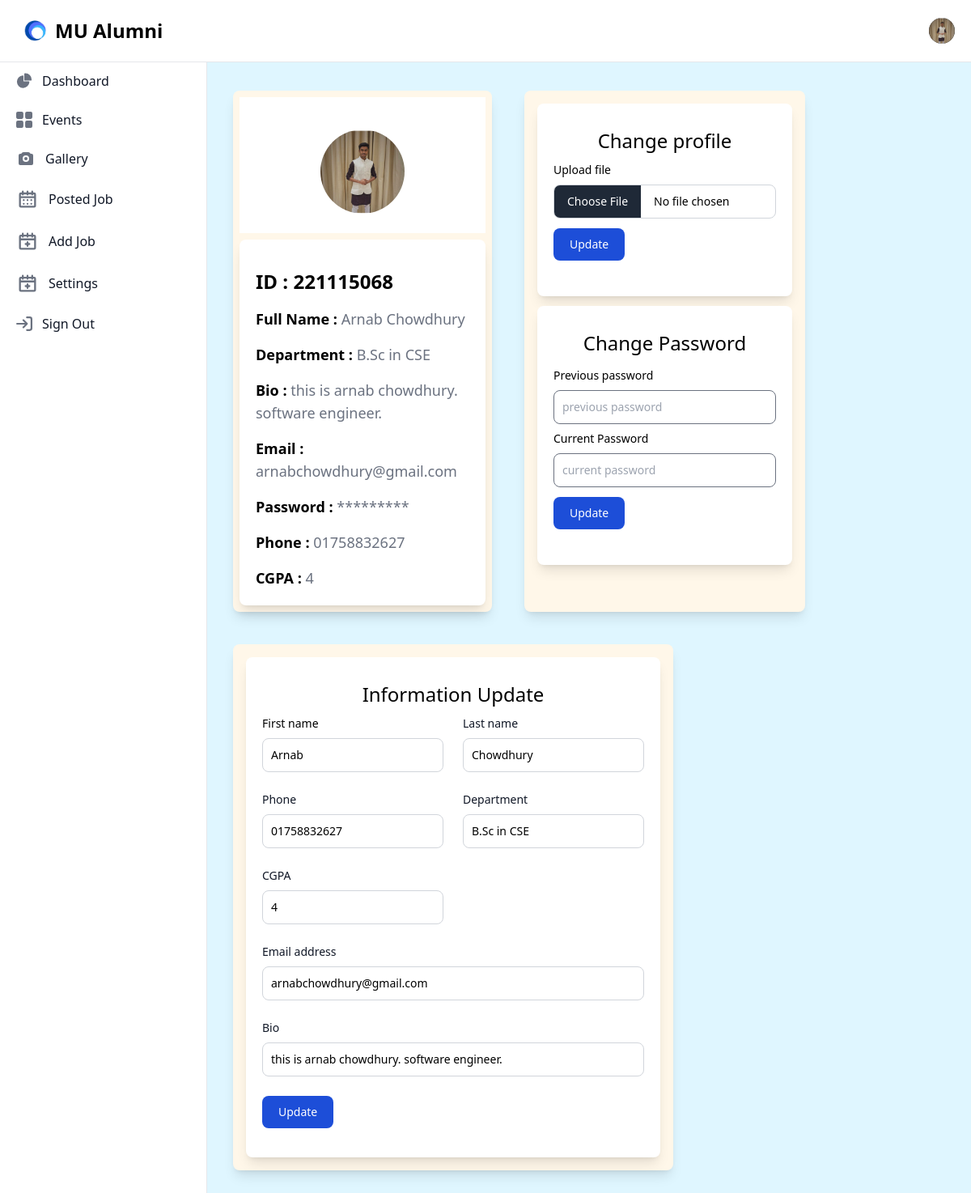
The app's page /Alumni/settings.php?user_id=221115068 with its own data.
### tables this page shows
CREATE TABLE `alumni` (
  `id` int(255) NOT NULL,
  `fname` varchar(255) NOT NULL,
  `lname` varchar(255) NOT NULL,
  `phone` varchar(255) NOT NULL,
  `dept` varchar(255) NOT NULL,
  `cgpa` varchar(255) NOT NULL,
  `photo` varchar(255) NOT NULL,
  `email` varchar(255) NOT NULL,
  `password` varchar(255) NOT NULL,
  `bio` text NOT NULL
);

### Alumni/settings.php (the view, shortened to what this page needs)
<script src="https://cdn.tailwindcss.com"></script>
    <link rel="stylesheet" href="https://cdnjs.cloudflare.com/ajax/libs/flowbite/2.3.0/flowbite.css" />
    <link rel="stylesheet" href="../css/style.css">
   <?php
     require_once("navigation.php");
   ?>
    <?php
    require_once("aside.php");
    ?>
<?php
 require("../config/configer.php");
 if(isset($_GET['user_id'])){
  $user_id=$_GET['user_id'];
  $readData = "SELECT * FROM `alumni` WHERE id=$user_id";
  $query=mysqli_query($connect,$readData);
  $data = mysqli_fetch_assoc($query);
  $id=$data['id'];
  $fname=$data['fname'];
  $lname=$data['lname'];
  $photo=$data['photo'];
  $bio=$data['bio'];
  $dept=$data['dept'];
  $email=$data['email'];
  $phone=$data['phone'];
  $cgpa=$data['cgpa'];
  $pass=$data['password'];
  $password=str_replace($pass,"*********",$pass);
 }
?>
<div class="p-4 sm:ml-64 bg-[#DFF6FF]">
   <div class="p-4  border-gray-200  rounded-lg  mt-14">
        <div class="alumni flex justify-left gap-10  flex-wrap">
            <div class="info_alumni bg-[#FFF7E9] rounded-lg shadow-lg w-80">
               <div class="pro_pic flex bg-white p-3 m-2 justify-center items-center">
                   <img class=" w-32 h-32 p-3 mt-4 rounded-full" src="../image/<?php echo $photo ?>" alt="image Not Found!!">
               </div>
               <div class="infomation bg-white rounded-lg shadow-lg p-5 m-2 border-box">
                  <h1 class="mt-4 text-2xl font-extrabold dark:text-black">ID : <?php echo $id; ?></h1>
                  <h1 class="mt-4 text-lg font-bold dark:text-black">Full Name : <span class="text-lg font-normal text-gray-500 dark:text-gray-700"><?php echo $fname." ".$lname; ?></span></h1>
                  <h1 class="mt-4 text-lg font-bold dark:text-black">Department : <span class="text-lg font-normal text-gray-500 dark:text-gray-700"><?php echo $dept; ?></span></h1>
                  <h1 class="mt-4 text-lg font-bold dark:text-black">Bio : <span class="text-lg font-normal text-gray-500 dark:text-gray-700"><?php echo $bio; ?></span></h1>
                  <h1 class="mt-4 text-lg font-bold dark:text-black">Email : <span class="text-lg font-normal text-gray-500 dark:text-gray-700"><?php echo $email; ?></span></h1>
                  <h1 class="mt-4 text-lg font-bold dark:text-black">Password : <span class="text-lg font-normal text-gray-500 dark:text-gray-700"> <?php echo $password; ?></span></h1>
                  <h1 class="mt-4 text-lg font-bold dark:text-black">Phone : <span class="text-lg font-normal text-gray-500 dark:text-gray-700"><?php echo $phone; ?></span></h1>
                  <h1 class="mt-4 text-lg font-bold dark:text-black">CGPA : <span class="text-lg font-normal text-gray-500 dark:text-gray-700"><?php echo $cgpa; ?></span></h1>
               </div>
            </div>
            <div class="info_update bg-[#FFF7E9] rounded-lg shadow-lg p-4">
                <div class="profile_update bg-white rounded-lg shadow-lg p-5 mb-3">
                    <h1 class="text-2xl text-center">Change profile</h1>
                     <form action="settings.php?user_id=<?php echo $id; ?>" method="POST" enctype="multipart/form-data">
                            <label class="block mb-2 text-sm font-medium text-black-900 dark:text-black" for="file_input">Upload file</label>
                            <input name="photo" class="block w-full text-sm text-black-900 border border-gray-300 rounded-lg cursor-pointer bg-white-50 dark:text-black-400 focus:outline-none dark:bg-white-700 dark:border-gray-600 dark:placeholder-gray-400" id="file_input" type="file" required>
                            <input type="submit" value="Update" class="text-white bg-blue-700 mt-3 hover:bg-blue-800 focus:ring-4 focus:ring-blue-300 font-medium rounded-lg text-sm px-5 py-2.5 me-2 mb-2 dark:bg-blue-600 dark:hover:bg-blue-700 focus:outline-none dark:focus:ring-blue-800" />
                     </form>
                </div>
                 <div class="chnage-password bg-white rounded-lg shadow-lg p-5 mb-3">
                     <h1 class="text-2xl text-center">Change Password</h1>
                     <form action="settings.php?user_id=<?php echo $id;?>" method="POST">
                            <div>
                                <label for="prevpassword" class="block mb-2 text-sm font-medium text-black-900 dark:text-black">Previous password</label>
                                <input type="password" name="prevpassword" id="prevpassword" class="bg-white-50 border border-white-300 text-gray-900 text-sm rounded-lg focus:ring-blue-500 focus:border-blue-500 block w-full p-2.5 dark:bg-white-700 dark:border-gray-600 dark:placeholder-gray-400 dark:text-black dark:focus:ring-blue-500 dark:focus:border-blue-500" placeholder="previous password" required />
                            </div>
                            <div>
                                <label for="currentPassword" class="block mb-2 mt-2 text-sm font-medium text-black-900 dark:text-black">Current Password</label>
                                <input type="password" name="currentPassword"  id="last_name" class="bg-white-50 border border-white-300 text-gray-900 text-sm rounded-lg focus:ring-blue-500 focus:border-blue-500 block w-full p-2.5 dark:bg-white-700 dark:border-gray-600 dark:placeholder-gray-400 dark:text-black dark:focus:ring-blue-500 dark:focus:border-blue-500" placeholder="current password" required />
                            </div>
                           <div>
                           <input type="submit" value="Update" class="text-white bg-blue-700 mt-3 hover:bg-blue-800 focus:ring-4 focus:ring-blue-300 font-medium rounded-lg text-sm px-5 py-2.5 me-2 mb-2 dark:bg-blue-600 dark:hover:bg-blue-700 focus:outline-none dark:focus:ring-blue-800" />
                        </form>
                    </div>
                 </div>
            </div>
            <div class="info-update bg-[#FFF7E9] rounded-lg shadow-lg p-4">
                  <div class="form-section bg-white p-5 shadow-lg rounded-lg">
                  <h1 class="text-2xl text-center">Information Update</h1>
                            <form action="settings.php?user_id=<?php echo $id; ?>" method="POST">
                                <div class="grid gap-6 mb-6 md:grid-cols-2">
                                    <div>
                                        <label for="first_name" class="block mb-2 text-sm font-medium text-black-900 dark:text-black">First name</label>
                                        <input type="text" name="first_name" id="first_name" value="<?php echo $fname ?>" class="bg-white-500 border border-gray-300 text-black-900 text-sm rounded-lg focus:ring-blue-500 focus:border-blue-500 block w-full p-2.5 dark:bg-white-700 dark:border-gray-600 dark:placeholder-gray-400 dark:text-black dark:focus:ring-blue-500 dark:focus:border-blue-500"  required />
                                    </div>
                                    <div>
                                        <label for="last_name" class="block mb-2 text-sm font-medium text-gray-900 dark:text-black">Last name</label>
                                        <input type="text" name="last_name" value="<?php echo $lname ?>" id="last_name" class="bg-white-50 border border-gray-300 text-black-900 text-sm rounded-lg focus:ring-blue-500 focus:border-blue-500 block w-full p-2.5 dark:bg-white-700 dark:border-gray-600 dark:placeholder-gray-400 dark:text-black dark:focus:ring-blue-500 dark:focus:border-blue-500"  required />
                                    </div>
                                    <div>
                                        <label for="company" class="block mb-2 text-sm font-medium text-gray-900 dark:text-black">Phone</label>
                                        <input type="text" value="<?php echo $phone ?>" id="company" name="phone" class="bg-white-50 border border-gray-300 text-black-900 text-sm rounded-lg focus:ring-blue-500 focus:border-blue-500 block w-full p-2.5 dark:bg-white-700 dark:border-gray-600 dark:placeholder-gray-400 dark:text-black dark:focus:ring-blue-500 dark:focus:border-blue-500" placeholder="017xxxxxxxx" required />
                                    </div>
                                    <div>
                                        <label for="dept" class="block mb-2 text-sm font-medium text-gray-900 dark:text-black">Department</label>
                                        <input type="text" name="dept" id="dept" value="<?php echo $dept; ?>" class="bg-white-50 border border-gray-300 text-black-900 text-sm rounded-lg focus:ring-blue-500 focus:border-blue-500 block w-full p-2.5 dark:bg-white-700 dark:border-gray-600 dark:placeholder-gray-400 dark:text-black dark:focus:ring-blue-500 dark:focus:border-blue-500" placeholder="flowbite.com" required />
                                    </div>
                                    <div>
                                        <label for="visitors" class="block mb-2 text-sm font-medium text-gray-900 dark:text-black">CGPA</label>
                                        <input type="number" name="cgpa"  id="visitors" value="<?php echo $cgpa ?>" class="bg-white-50 border border-gray-300 text-black-900 text-sm rounded-lg focus:ring-blue-500 focus:border-blue-500 block w-full p-2.5 dark:bg-white-700 dark:border-gray-600 dark:placeholder-gray-400 dark:text-black dark:focus:ring-blue-500 dark:focus:border-blue-500" placeholder="cgpa" required />
                                    </div>
                                </div>
                                <div class="mb-6">
                                    <label for="email" class="block mb-2 text-sm font-medium text-gray-900 dark:text-black">Email address</label>
                                    <input type="email" name="email" value="<?php echo $email; ?>" id="email" class="bg-white-50 border border-gray-300 text-black-900 text-sm rounded-lg focus:ring-blue-500 focus:border-blue-500 block w-full p-2.5 dark:bg-white-700 dark:border-gray-600 dark:placeholder-gray-400 dark:text-black dark:focus:ring-blue-500 dark:focus:border-blue-500" placeholder="john.doe@company.com" required />
                                </div>
                                <div class="mb-6">
                                    <label for="bio" class="block mb-2 text-sm font-medium text-gray-900 dark:text-black">Bio</label>
                                    <input type="text" name="bio" value="<?php echo $bio; ?>" id="bio" class="bg-white-50 border border-gray-300 text-black-900 text-sm rounded-lg focus:ring-blue-500 focus:border-blue-500 block w-full p-2.5 dark:bg-white-700 dark:border-gray-600 dark:placeholder-gray-400 dark:text-black dark:focus:ring-blue-500 dark:focus:border-blue-500" placeholder="john.doe@company.com" required />
                                </div>
                                <button type="submit" class="text-white bg-blue-700 hover:bg-blue-800 focus:ring-4 focus:outline-none focus:ring-blue-300 font-medium rounded-lg text-sm w-full sm:w-auto px-5 py-2.5 text-center dark:bg-blue-600 dark:hover:bg-blue-700 dark:focus:ring-blue-800">Update</button>
                            </form>
                  </div>
            </div>
        </div>
   </div>

### Alumni/profile.php (shortened to what this page needs)
<?php
 require("../config/configer.php");
 if(isset($_GET['user_id'])){
  $user_id=$_GET['user_id'];
  $readData = "SELECT * FROM `alumni` WHERE id=$user_id";
  $query=mysqli_query($connect,$readData);
  $data = mysqli_fetch_assoc($query);
  $photo=$data['photo'];
 }
?>
<div class="flex items-center">
          <div class="flex items-center ms-3">
            <div>
              <button type="button" class="flex text-sm bg-gray-800 rounded-full focus:ring-4 focus:ring-gray-300 dark:focus:ring-gray-600" aria-expanded="false" data-dropdown-toggle="dropdown-user">
                <img class="w-8 h-8 rounded-full" src="../image/<?php echo$photo; ?>" alt="user photo">
              </button>
            </div>
          </div>
        </div>
    </div>

### css/style.css (style rules this page uses)
.text-center { text-align: center; padding: 10px; }

### records on screen
alumni: photo (picture), id "221115068", fname "Arnab", lname "Chowdhury", dept "B.Sc in CSE", bio "this is arnab chowdhury. software engineer.", email "arnabchowdhury@gmail.com", password "*********", phone "01758832627", cgpa "4", first_name "Arnab", last_name "Chowdhury"
